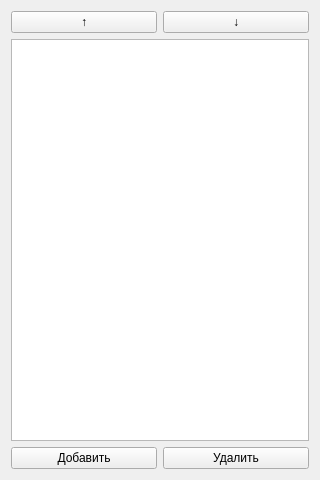
<?xml version="1.0" encoding="UTF-8"?>
<ui version="4.0">
 <class>ImagesManagerWindow</class>
 <widget class="QWidget" name="ImagesManagerWindow">
  <property name="geometry">
   <rect>
    <x>0</x>
    <y>0</y>
    <width>320</width>
    <height>480</height>
   </rect>
  </property>
  <property name="windowTitle">
   <string>Управление изображениями</string>
  </property>
  <layout class="QGridLayout" name="gridLayout">
   <item row="0" column="0">
    <widget class="QPushButton" name="moveAbove">
     <property name="text">
      <string>↑</string>
     </property>
    </widget>
   </item>
   <item row="0" column="1">
    <widget class="QPushButton" name="moveBelow">
     <property name="text">
      <string>↓</string>
     </property>
    </widget>
   </item>
   <item row="1" column="0" colspan="2">
    <widget class="QListView" name="imagesView"/>
   </item>
   <item row="2" column="0">
    <widget class="QPushButton" name="addImage">
     <property name="text">
      <string>Добавить</string>
     </property>
    </widget>
   </item>
   <item row="2" column="1">
    <widget class="QPushButton" name="removeImage">
     <property name="enabled">
      <bool>true</bool>
     </property>
     <property name="text">
      <string>Удалить</string>
     </property>
    </widget>
   </item>
  </layout>
 </widget>
 <resources/>
 <connections/>
</ui>
